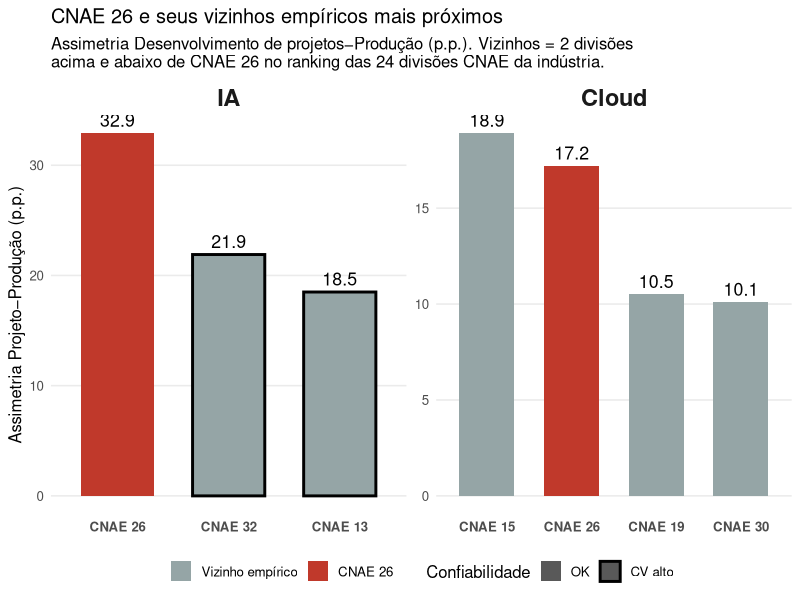
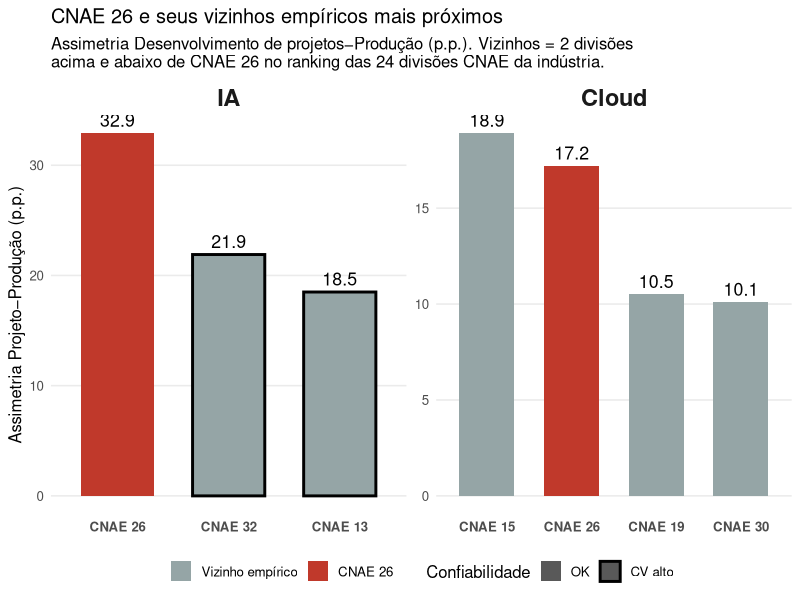

Reproduce these figures in R, in order.
# =============================================================================
# Figura - Objetivo (iv), apoio: CNAE 26 e vizinhos empíricos mais próximos
# Par Desenvolvimento de projetos - Produção, IA e Cloud
# (mesmo critério de seleção da figura equivalente para Admin-Produção:
#  percentil extremo + CV confiável)
# =============================================================================

library(dplyr)
library(ggplot2)
library(here)

vizinhos <- read.csv(
  here("data", "processed", "vizinhos_cnae26_projeto_producao.csv"),
  stringsAsFactors = FALSE
) %>%
  filter(tecnologia %in% c("IA", "Cloud")) %>%
  mutate(
    rotulo = paste0("CNAE ", codigo_cnae),
    tecnologia = factor(tecnologia, levels = c("IA", "Cloud")),
    aviso_cv = factor(aviso_cv, levels = c("OK", "CV alto", "Sem dado")),
    rotulo_interno = paste(tecnologia, rotulo, sep = "___")
  ) %>%
  group_by(tecnologia) %>%
  mutate(rotulo_interno = factor(rotulo_interno, levels = rotulo_interno[order(posicao_ranking)])) %>%
  ungroup()

cores_preenchimento <- c("TRUE" = "#c0392b", "FALSE" = "#95a5a6")
cores_borda <- c("OK" = "transparent", "CV alto" = "black", "Sem dado" = "black")

grafico_vizinhos_projeto <- ggplot(vizinhos, aes(x = rotulo_interno, y = asimetria_pp)) +
  geom_col(aes(fill = as.character(is_cnae26), color = aviso_cv), linewidth = 1, width = 0.65) +
  geom_text(aes(label = round(asimetria_pp, 1)),
            vjust = ifelse(vizinhos$asimetria_pp >= 0, -0.5, 1.4), size = 4.5) +
  facet_wrap(~ tecnologia, scales = "free", ncol = 2) +
  scale_x_discrete(labels = function(x) sub("^.*___", "", x)) +
  scale_fill_manual(values = cores_preenchimento,
                    labels = c("TRUE" = "CNAE 26", "FALSE" = "Vizinho empírico"),
                    name = NULL) +
  scale_color_manual(values = cores_borda, name = "Confiabilidade") +
  labs(
    title = "CNAE 26 e seus vizinhos empíricos mais próximos",
    subtitle = "Assimetria Desenvolvimento de projetos\u2212Produção (p.p.). Vizinhos = 2 divisões\nacima e abaixo de CNAE 26 no ranking das 24 divisões CNAE da indústria.",
    x = NULL,
    y = "Assimetria Projeto\u2212Produção (p.p.)"
  ) +
  theme_minimal(base_size = 12) +
  theme(
    legend.position = "bottom",
    strip.text = element_text(face = "bold", size = 17),
    panel.grid.minor = element_blank(),
    panel.grid.major.x = element_blank(),
    axis.text.x = element_text(face = "bold", size = 9.5)
  )

print(grafico_vizinhos_projeto)

dir.create(here("output"), showWarnings = FALSE)
ggsave(
  here("output", "figura_vizinhos_empiricos_projeto_producao.png"),
  grafico_vizinhos_projeto,
  width = 9, height = 6, dpi = 300
)
